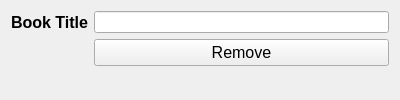
<?xml version="1.0" encoding="UTF-8"?>
<ui version="4.0">
 <class>Form</class>
 <widget class="QWidget" name="Form">
  <property name="geometry">
   <rect>
    <x>0</x>
    <y>0</y>
    <width>400</width>
    <height>100</height>
   </rect>
  </property>
  <property name="minimumSize">
   <size>
    <width>400</width>
    <height>100</height>
   </size>
  </property>
  <property name="maximumSize">
   <size>
    <width>400</width>
    <height>100</height>
   </size>
  </property>
  <property name="windowTitle">
   <string>Remove Book</string>
  </property>
  <layout class="QFormLayout" name="formLayout">
   <item row="0" column="0">
    <widget class="QLabel" name="label">
     <property name="font">
      <font>
       <pointsize>12</pointsize>
       <bold>true</bold>
      </font>
     </property>
     <property name="text">
      <string>Book Title</string>
     </property>
    </widget>
   </item>
   <item row="0" column="1">
    <widget class="QLineEdit" name="removetitle"/>
   </item>
   <item row="1" column="1">
    <widget class="QPushButton" name="removeButton">
     <property name="font">
      <font>
       <pointsize>12</pointsize>
      </font>
     </property>
     <property name="text">
      <string>Remove</string>
     </property>
    </widget>
   </item>
  </layout>
 </widget>
 <resources/>
 <connections/>
</ui>
